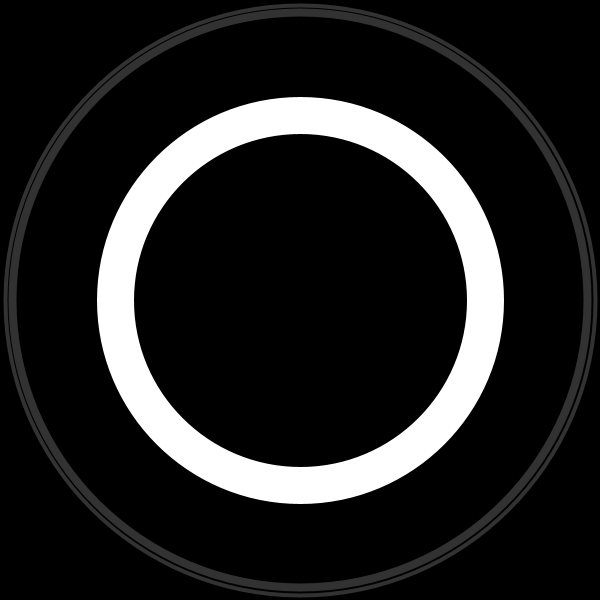
Frame 1 (no input)
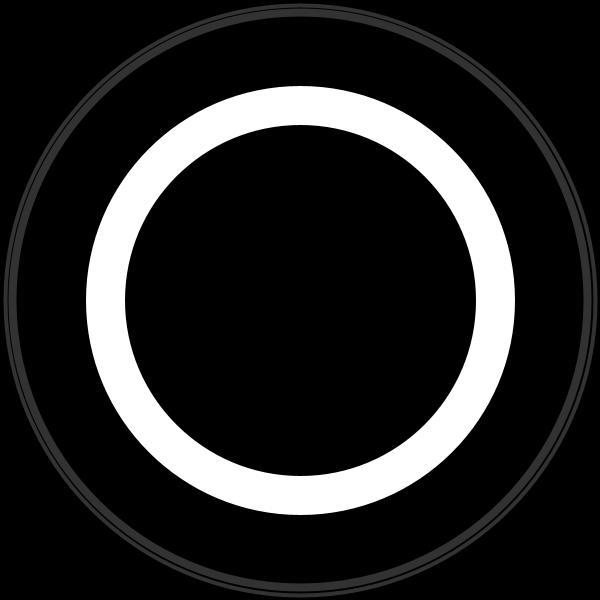
Frame 60 (the mouse pressed at the canvas centre just before this capture)
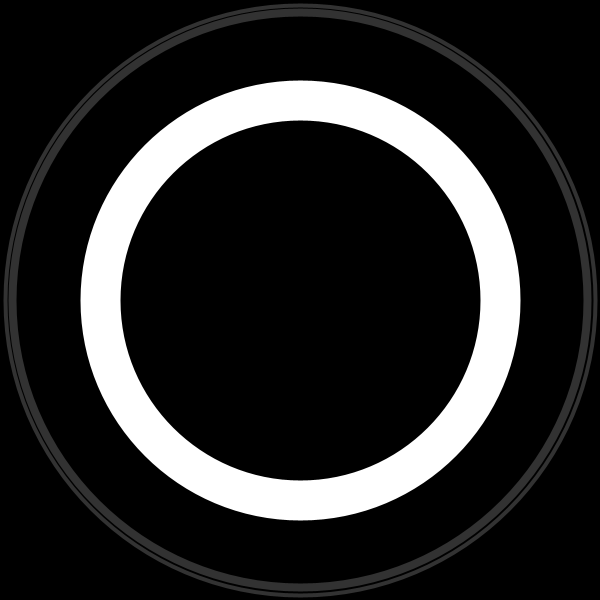
Frame 120 (the mouse held since frame 60 and released just before this capture)

The Processing sketch that drew these frames (run headless with seeded random() and noise(); from frame 60 on, the mouse is pressed at the canvas centre):

// Processing sketch: eye
// ── eye.pde
// 同心円で時刻を表現する時計

void setup() {
  size(600, 600);
}

void draw() {
  background(0, 0, 0);

  noFill();
  stroke(50, 50, 50);

  // 時針
  strokeWeight(8);
  ellipse(300, 300, hour() * 25, hour() * 25);

  // 分針
  strokeWeight(4);
  ellipse(300, 300, minute() * 10, minute() * 10);

  // 秒針
  // 秒数で太さを変えてみる
  strokeWeight(second());
  stroke(255, 255, 255);
  ellipse(300, 300, second() * 10, second() * 10);
}
